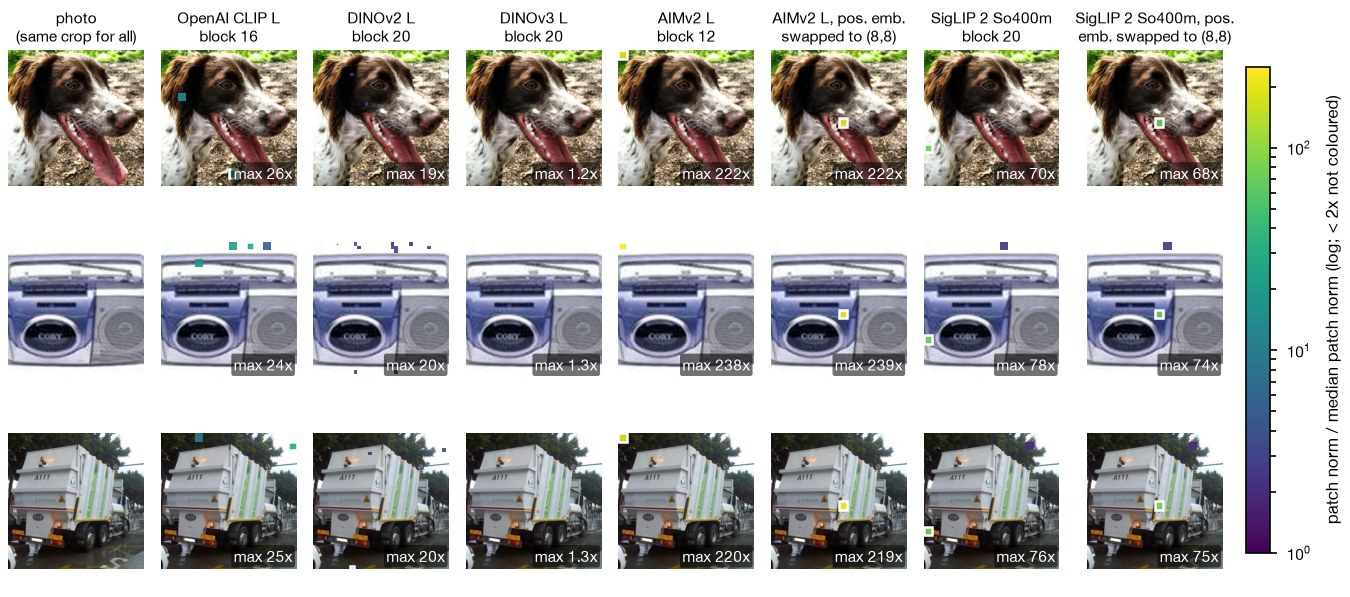

This figure's Python source:
"""Per-image sink maps on real photos. Regenerate: python sink-maps.py

Data: ../data/sink-maps.json + photos/img*.jpg, extracted from run FIG (3654a9c2). Each map is the
per-patch norm / median patch norm at one block; all models saw the same square crop.
Photo 2 (shows an identifiable person) is deliberately left out.
"""

import json
from pathlib import Path

import matplotlib as mpl
import numpy as np
from matplotlib.patches import Rectangle
from orx_figstyle import SEQUENTIAL, WIDE, figure_grid, save, use_style
from PIL import Image

HERE = Path(__file__).parent
IMGS = [0, 1, 3]
COLS = [  # (model, variant, column title)
    ("clip_l14", "clean", "OpenAI CLIP L\nblock 16"),
    ("dinov2_l14", "clean", "DINOv2 L\nblock 20"),
    ("dinov3_l16", "clean", "DINOv3 L\nblock 20"),
    ("aimv2_l14", "clean", "AIMv2 L\nblock 12"),
    ("aimv2_l14", "swap", "AIMv2 L, pos. emb.\nswapped to (8,8)"),
    ("siglip2_so400m16", "clean", "SigLIP 2 So400m\nblock 20"),
    ("siglip2_so400m16", "swap", "SigLIP 2 So400m, pos.\nemb. swapped to (8,8)"),
]
VMAX = 250.0


def main():
    use_style()
    data = json.loads((HERE.parent / "data" / "sink-maps.json").read_text())["maps"]
    by = {(d["img"], d["model"], d["variant"]): d for d in data}
    norm = mpl.colors.LogNorm(vmin=1.0, vmax=VMAX)
    cmap = mpl.colormaps[SEQUENTIAL]
    fig, axes = figure_grid(len(IMGS), len(COLS) + 1, width=WIDE, ratio=len(IMGS) / (len(COLS) + 1) * 1.18)
    for r, i in enumerate(IMGS):
        photo = np.asarray(Image.open(HERE / "photos" / f"img{i}.jpg"))
        axes[r, 0].imshow(photo)
        for c, (model, variant, title) in enumerate(COLS, start=1):
            d = by[(i, model, variant)]
            m = np.clip(np.array(d["map"]), 1.0, VMAX)
            g = d["grid"]
            ax = axes[r, c]
            ax.imshow(photo, extent=(0, g, g, 0))
            shown = np.ma.masked_less(m, 2.0)  # colour only patches above 2x the median; photo stays visible
            ax.imshow(shown, cmap=cmap, norm=norm, alpha=0.9, extent=(0, g, g, 0), interpolation="nearest")
            tr, tc = d["top"]
            if d["top_ratio"] >= 4:  # only box a real outlier
                ax.add_patch(Rectangle((tc, tr), 1, 1, fill=False, edgecolor="white", linewidth=0.9))
            ax.text(0.97, 0.03, f"max {d['top_ratio']:.0f}x" if d["top_ratio"] >= 4 else f"max {d['top_ratio']:.1f}x",
                    transform=ax.transAxes, ha="right", va="bottom", fontsize=5.5, color="white",
                    bbox=dict(boxstyle="round,pad=0.15", facecolor="black", alpha=0.55, linewidth=0))
            if r == 0:
                ax.text(0.5, 1.04, title, transform=ax.transAxes, ha="center", va="bottom", fontsize=5.5)
        if r == 0:
            axes[r, 0].text(0.5, 1.04, "photo\n(same crop for all)", transform=axes[r, 0].transAxes,
                            ha="center", va="bottom", fontsize=5.5)
    for ax in axes.flat:
        ax.axis("off")  # photo grid: no data axes to label
    sm = mpl.cm.ScalarMappable(norm=norm, cmap=cmap)
    cb = fig.colorbar(sm, ax=axes, fraction=0.02, pad=0.01)
    cb.set_label("patch norm / median patch norm (log; < 2x not coloured)", fontsize=6)
    cb.ax.tick_params(labelsize=5.5)
    save(fig, str(HERE / "sink-maps"), formats=("pdf",), close=False)
    fig.savefig(HERE / "sink-maps.jpg", dpi=200, pil_kwargs={"quality": 88})  # photos: compact raster for the README


if __name__ == "__main__":
    main()
